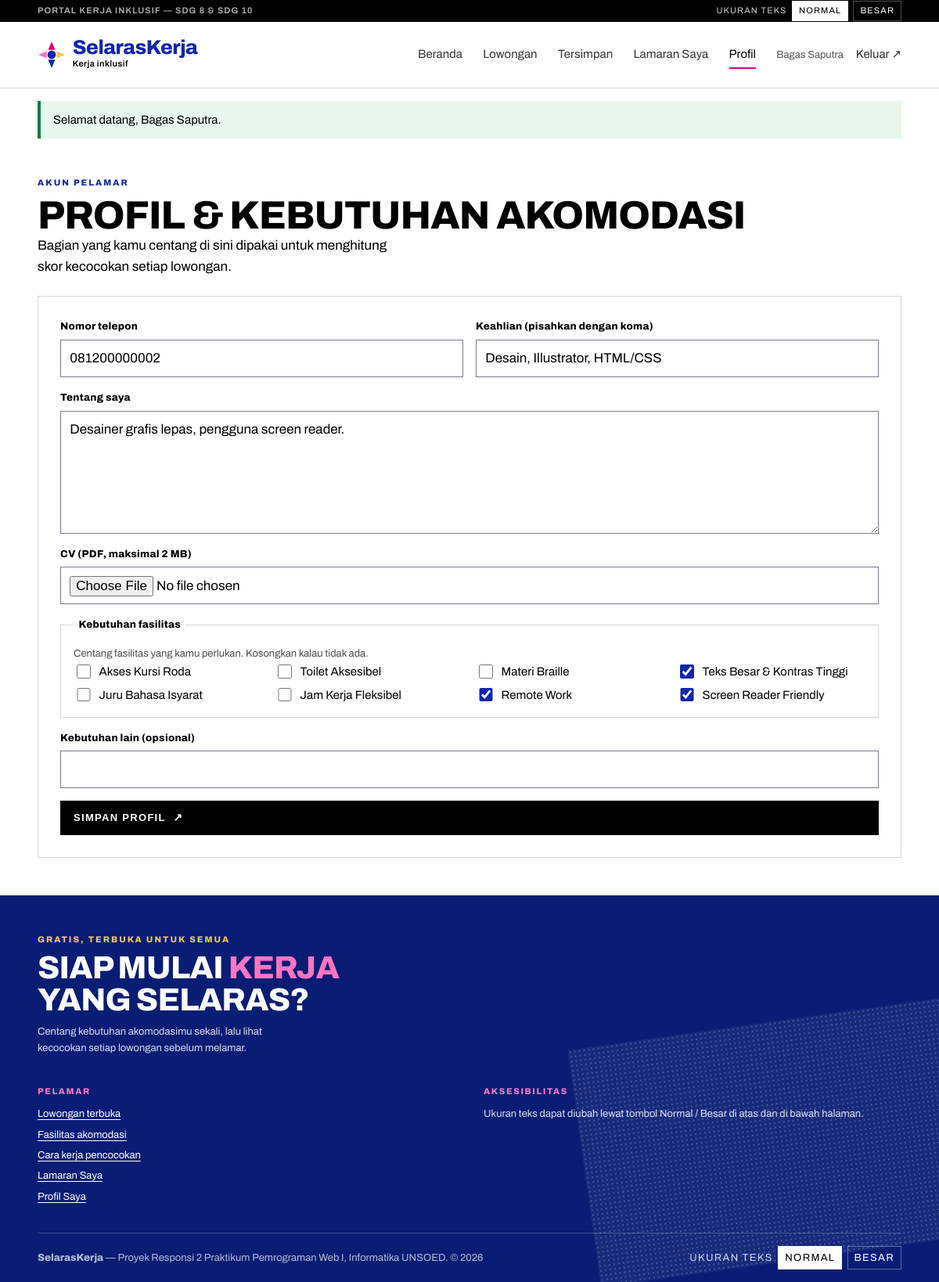
Page /seeker/profile.php (signed in) on the committed database.
### tables this page shows
CREATE TABLE users (
  id INT AUTO_INCREMENT PRIMARY KEY,
  name VARCHAR(100) NOT NULL,
  email VARCHAR(150) NOT NULL UNIQUE,
  password VARCHAR(255) NOT NULL,
  role ENUM('seeker','company') NOT NULL,
  created_at TIMESTAMP NOT NULL DEFAULT CURRENT_TIMESTAMP
);

CREATE TABLE seeker_profiles (
  id INT AUTO_INCREMENT PRIMARY KEY,
  user_id INT NOT NULL UNIQUE,
  phone VARCHAR(25) DEFAULT NULL,
  bio TEXT DEFAULT NULL,
  skills VARCHAR(255) DEFAULT NULL,
  cv_file VARCHAR(255) DEFAULT NULL,
  other_needs VARCHAR(255) DEFAULT NULL,
  CONSTRAINT fk_sp_user FOREIGN KEY (user_id) REFERENCES users(id) ON DELETE CASCADE
);

CREATE TABLE accommodations (
  id INT AUTO_INCREMENT PRIMARY KEY,
  name VARCHAR(80) NOT NULL UNIQUE,
  category VARCHAR(60) NOT NULL
);

### helpers/functions.php (called while the page is built, shortened)
<?php
function e(?string $value): string
{
    return htmlspecialchars((string) $value, ENT_QUOTES, 'UTF-8');
}
function u(string $path = ''): string
{
    return APP_URL . $path;
}
function take_flash(): ?array
{
    $f = $_SESSION['flash'] ?? null;
    return $f;
}

### helpers/auth_guard.php (called while the page is built, shortened)
<?php
function auth_user(PDO $pdo): ?array
{
    static $cache = null;
    if ($cache === null) {
        $stmt = $pdo->prepare('SELECT id, name, email, role FROM users WHERE id = ?');
        $stmt->execute([$_SESSION['uid']]);
        $cache = $stmt->fetch() ?: null;
    }
    return $cache;
}
function require_login(PDO $pdo): array
{
    $user = auth_user($pdo);
    return $user;
}
function require_role(PDO $pdo, string $role): array
{
    $user = require_login($pdo);
    return $user;
}
function seeker_profile(PDO $pdo, int $userId): array
{
    $stmt = $pdo->prepare('SELECT * FROM seeker_profiles WHERE user_id = ?');
    $stmt->execute([$userId]);
    return $stmt->fetch() ?: ['user_id' => $userId, 'phone' => '', 'bio' => '', 'skills' => '', 'cv_file' => null, 'other_needs' => ''];
}

### helpers/matcher.php (called while the page is built, shortened)
<?php
function seeker_needs(PDO $pdo, int $seekerId): array
{
    $stmt = $pdo->prepare('SELECT accommodation_id FROM seeker_accommodations WHERE seeker_id = ?');
    $stmt->execute([$seekerId]);
    return array_map('intval', $stmt->fetchAll(PDO::FETCH_COLUMN));
}
function accommodation_names(PDO $pdo): array
{
    $rows = $pdo->query('SELECT id, name, category FROM accommodations ORDER BY category, name')->fetchAll();
    $out = [];
    foreach ($rows as $r) {
        $out[(int) $r['id']] = ['name' => $r['name'], 'category' => $r['category']];
    }
    return $out;
}

### seeker/profile.php (the view, shortened to what this page needs)
<?php
require_once __DIR__ . '/../includes/bootstrap.php';
$user    = require_role($pdo, 'seeker');
$profile = seeker_profile($pdo, (int) $user['id']);
$needs   = seeker_needs($pdo, (int) $user['id']);
$master  = accommodation_names($pdo);
$active    = 'profile';
require __DIR__ . '/../includes/header.php';
?>
<section class="section">
  <div class="wrap">
    <p class="kicker">Akun pelamar</p>
    <h1 class="section__title">Profil &amp; kebutuhan akomodasi</h1>
    <p class="section__lede">Bagian yang kamu centang di sini dipakai untuk menghitung skor kecocokan setiap lowongan.</p>
    <form class="form panel panel--wide" method="post" enctype="multipart/form-data">
      <div class="grid-form">
        <div class="field">
          <label for="phone">Nomor telepon</label>
          <input id="phone" name="phone" type="tel" maxlength="25" value="<?= e($profile['phone']) ?>" autocomplete="tel">
        </div>
        <div class="field">
          <label for="skills">Keahlian (pisahkan dengan koma)</label>
          <input id="skills" name="skills" type="text" maxlength="255" value="<?= e($profile['skills']) ?>">
        </div>
      </div>
      <div class="field">
        <label for="bio">Tentang saya</label>
        <textarea id="bio" name="bio" rows="5"><?= e($profile['bio']) ?></textarea>
      </div>
      <div class="field">
        <label for="cv">CV (PDF, maksimal 2 MB)</label>
        <input id="cv" name="cv" type="file" accept="application/pdf">
      </div>
      <fieldset class="fieldset">
        <legend>Kebutuhan fasilitas</legend>
        <p class="form-note">Centang fasilitas yang kamu perlukan. Kosongkan kalau tidak ada.</p>
        <ul class="checks">
          <?php foreach ($master as $id => $row): ?>
            <li>
              <label class="check">
                <input type="checkbox" name="needs[]" value="<?= $id ?>" <?= in_array($id, $needs, true) ? 'checked' : '' ?>>
                <span><?= e($row['name']) ?></span>
              </label>
            </li>
          <?php endforeach; ?>
        </ul>
      </fieldset>
      <div class="field">
        <label for="other_needs">Kebutuhan lain (opsional)</label>
        <input id="other_needs" name="other_needs" type="text" maxlength="255" value="<?= e($profile['other_needs']) ?>">
      </div>
      <button class="btn" type="submit">Simpan profil <span class="btn__arrow" aria-hidden="true">↗</span></button>
    </form>
  </div>
</section>
<?php require __DIR__ . '/../includes/footer.php'; ?>

### includes/header.php (shortened to what this page needs)
<?php
require_once __DIR__ . '/bootstrap.php';
$user   = auth_user($pdo);
$active = $active ?? '';
$flash  = take_flash();
?>
<!DOCTYPE html>
<html lang="id">
<head>
<link rel="stylesheet" href="<?= u('/public/css/style.css') ?>">
</head>
<body>
<div class="util">
  <div class="wrap util__inner">
    <p class="util__note">Portal kerja inklusif — SDG 8 &amp; SDG 10</p>
    <div class="util__tools">
      <span class="util__label" id="textsize-label">Ukuran teks</span>
      <button type="button" data-text-size="normal" aria-pressed="true" aria-describedby="textsize-label">Normal</button>
      <button type="button" data-text-size="lg" aria-pressed="false" aria-describedby="textsize-label">Besar</button>
    </div>
  </div>
</div>
<header class="site-head">
  <div class="wrap site-head__inner">
    <a class="brand" href="<?= u('/index.php') ?>">
      <svg class="brand__mark" viewBox="0 0 40 40" aria-hidden="true" focusable="false">
        <circle cx="20" cy="20" r="6" fill="#1226aa"/>
        <path d="M20 1l5 12h-10z" fill="#de007e"/>
        <path d="M39 20l-12 5v-10z" fill="#f2c94c"/>
        <path d="M20 39l-5-12h10z" fill="#1226aa"/>
        <path d="M1 20l12-5v10z" fill="#ff74c3"/>
      </svg>
      <span>
        <span class="brand__name">SelarasKerja</span>
        <span class="brand__tag">Kerja inklusif</span>
      </span>
    </a>
    <nav class="nav" id="site-nav" aria-label="Navigasi utama">
      <?php if ($user === null): ?>
        <a href="<?= u('/index.php') ?>" <?= $active === 'home' ? 'aria-current="page"' : '' ?>>Beranda</a>
        <a href="<?= u('/lowongan.php') ?>" <?= ($active ?? '') === 'jobs' ? 'aria-current="page"' : '' ?>>Lowongan</a>
        <a href="<?= u('/index.php') ?>#fasilitas">Fasilitas</a>
        <a href="<?= u('/index.php') ?>#cara-kerja">Cara Kerja</a>
        <div class="nav__actions">
          <a href="<?= u('/auth/login.php') ?>">Masuk</a>
          <a href="<?= u('/auth/register.php') ?>">Daftar <span aria-hidden="true">↗</span></a>
        </div>
      <?php elseif ($user['role'] === 'seeker'): ?>
        <a href="<?= u('/index.php') ?>" <?= $active === 'home' ? 'aria-current="page"' : '' ?>>Beranda</a>
        <a href="<?= u('/lowongan.php') ?>" <?= $active === 'jobs' ? 'aria-current="page"' : '' ?>>Lowongan</a>
        <a href="<?= u('/seeker/saved_jobs.php') ?>" <?= $active === 'saved' ? 'aria-current="page"' : '' ?>>Tersimpan</a>
        <a href="<?= u('/seeker/applications.php') ?>" <?= $active === 'apps' ? 'aria-current="page"' : '' ?>>Lamaran Saya</a>
        <a href="<?= u('/seeker/profile.php') ?>" <?= $active === 'profile' ? 'aria-current="page"' : '' ?>>Profil</a>
        <div class="nav__actions">
          <span class="nav__user"><?= e($user['name']) ?></span>
          <a href="<?= u('/auth/logout.php') ?>">Keluar <span aria-hidden="true">↗</span></a>
        </div>
      <?php endif; ?>
    </nav>
  </div>
</header>
<main id="main">
<?php if ($flash): ?>
  <div class="wrap">
    <p class="alert alert--<?= $flash['type'] === 'ok' ? 'ok' : 'err' ?>" role="status"><?= e($flash['message']) ?></p>
  </div>
<?php endif; ?>

### rows in the picture
users: name "Bagas Saputra"
seeker_profiles: phone "081200000002", skills "Desain, Illustrator, HTML/CSS", bio "Desainer grafis lepas, pengguna screen reader."
accommodations: name "Akses Kursi Roda"
accommodations: name "Toilet Aksesibel"
accommodations: name "Materi Braille"
accommodations: name "Teks Besar & Kontras Tinggi"
accommodations: name "Juru Bahasa Isyarat"
accommodations: name "Jam Kerja Fleksibel"
accommodations: name "Remote Work"
accommodations: name "Screen Reader Friendly"

### other values in the picture
$flash['message'] "Selamat datang, Bagas Saputra."
